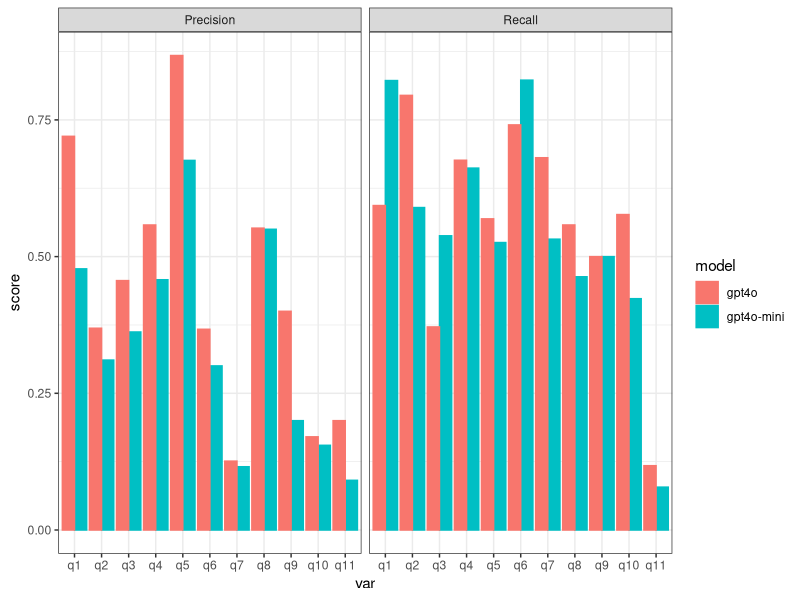

The R source for this figure:
## ---- chunk 1
require(knitr)
require(magrittr)
require(data.table)
require(ggplot2)
knitr::opts_chunk$set(echo = TRUE)
## ---- chunk 2
plot_data = fread("./plot_data_metrics.csv")
plot_data[, var := factor(var, levels = paste0('q', 1:11))]

ggplot(plot_data, aes(x = var, y = score, group = model, colour = model, fill = model)) +
  geom_bar(stat  = 'identity', position = position_dodge()) + 
  facet_wrap(vars(metric)) +
  theme_bw()

